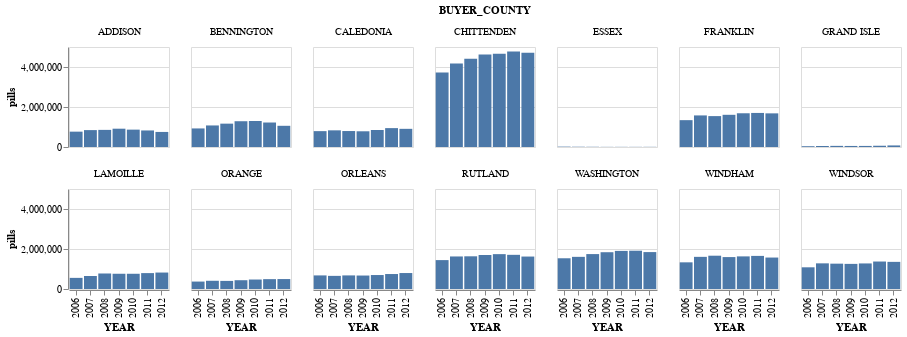

The cell this chart's notebook holds for it:
### Markdown cell above
Just for kicks, let's look at what those totals show before we adjust them for population.

### Code cell
county_facet = alt.Chart(arcosvt_annual_county).mark_bar().encode(
    x="YEAR:O",
    y=alt.Y("DOSAGE_UNIT",axis=alt.Axis(title='pills')),
    facet="BUYER_COUNTY:N",
).properties(
    width=100,
    height=100,
    columns=7,
)

county_facet

### Figure 1 — Vega-Lite specification as saved in the notebook (floating-point values rounded to 4 significant figures)
{"$schema": "https://vega.github.io/schema/vega-lite/v3.3.0.json", "columns": 7, "config": {"mark": {"tooltip": null}, "view": {"height": 300, "width": 400}}, "data": {"name": "data-c738ee18583df2484806a73604437710"}, "datasets": {"data-c738ee18583df2484806a73604437710": [{"BUYER_COUNTY": "ADDISON", "DOSAGE_UNIT": 767400, "YEAR": "2006", "pop": 36758, "rate": 20.88}, {"BUYER_COUNTY": "ADDISON", "DOSAGE_UNIT": 844900, "YEAR": "2007", "pop": 36886, "rate": 22.91}, {"BUYER_COUNTY": "ADDISON", "DOSAGE_UNIT": 856050, "YEAR": "2008", "pop": 36905, "rate": 23.2}, {"BUYER_COUNTY": "ADDISON", "DOSAGE_UNIT": 915270, "YEAR": "2009", "pop": 36847, "rate": 24.84}, {"BUYER_COUNTY": "ADDISON", "DOSAGE_UNIT": 868380, "YEAR": "2010", "pop": 36826, "rate": 23.58}, {"BUYER_COUNTY": "ADDISON", "DOSAGE_UNIT": 827640, "YEAR": "2011", "pop": 36967, "rate": 22.39}, {"BUYER_COUNTY": "ADDISON", "DOSAGE_UNIT": 753100, "YEAR": "2012", "pop": 36901, "rate": 20.41}, {"BUYER_COUNTY": "BENNINGTON", "DOSAGE_UNIT": 928330, "YEAR": "2006", "pop": 37127, "rate": 25.0}, {"BUYER_COUNTY": "BENNINGTON", "DOSAGE_UNIT": 1077520, "YEAR": "2007", "pop": 37077, "rate": 29.06}, {"BUYER_COUNTY": "BENNINGTON", "DOSAGE_UNIT": 1167540, "YEAR": "2008", "pop": 37168, "rate": 31.41}, {"BUYER_COUNTY": "BENNINGTON", "DOSAGE_UNIT": 1288890, "YEAR": "2009", "pop": 37151, "rate": 34.69}, {"BUYER_COUNTY": "BENNINGTON", "DOSAGE_UNIT": 1298830, "YEAR": "2010", "pop": 37083, "rate": 35.02}, {"BUYER_COUNTY": "BENNINGTON", "DOSAGE_UNIT": 1224420, "YEAR": "2011", "pop": 36814, "rate": 33.26}, {"BUYER_COUNTY": "BENNINGTON", "DOSAGE_UNIT": 1059860, "YEAR": "2012", "pop": 36614, "rate": 28.95}, {"BUYER_COUNTY": "CALEDONIA", "DOSAGE_UNIT": 793200, "YEAR": "2006", "pop": 31252, "rate": 25.38}, {"BUYER_COUNTY": "CALEDONIA", "DOSAGE_UNIT": 833000, "YEAR": "2007", "pop": 31238, "rate": 26.67}, {"BUYER_COUNTY": "CALEDONIA", "DOSAGE_UNIT": 798200, "YEAR": "2008", "pop": 31167, "rate": 25.61}, {"BUYER_COUNTY": "CALEDONIA", "DOSAGE_UNIT": 785780, "YEAR": "2009", "pop": 31213, "rate": 25.17}, {"BUYER_COUNTY": "CALEDONIA", "DOSAGE_UNIT": 850860, "YEAR": "2010", "pop": 31162, "rate": 27.3}, {"BUYER_COUNTY": "CALEDONIA", "DOSAGE_UNIT": 943950, "YEAR": "2011", "pop": 31102, "rate": 30.35}, {"BUYER_COUNTY": "CALEDONIA", "DOSAGE_UNIT": 908560, "YEAR": "2012", "pop": 31019, "rate": 29.29}, {"BUYER_COUNTY": "CHITTENDEN", "DOSAGE_UNIT": 3729120, "YEAR": "2006", "pop": 152861, "rate": 24.4}, {"BUYER_COUNTY": "CHITTENDEN", "DOSAGE_UNIT": 4180940, "YEAR": "2007", "pop": 153625, "rate": 27.22}, {"BUYER_COUNTY": "CHITTENDEN", "DOSAGE_UNIT": 4407100, "YEAR": "2008", "pop": 154659, "rate": 28.5}, {"BUYER_COUNTY": "CHITTENDEN", "DOSAGE_UNIT": 4628400, "YEAR": "2009", "pop": 155793, "rate": 29.71}, {"BUYER_COUNTY": "CHITTENDEN", "DOSAGE_UNIT": 4663208, "YEAR": "2010", "pop": 156773, "rate": 29.74}, {"BUYER_COUNTY": "CHITTENDEN", "DOSAGE_UNIT": 4774160, "YEAR": "2011", "pop": 158023, "rate": 30.21}, {"BUYER_COUNTY": "CHITTENDEN", "DOSAGE_UNIT": 4713270, "YEAR": "2012", "pop": 158677, "rate": 29.7}, {"BUYER_COUNTY": "ESSEX", "DOSAGE_UNIT": 18100, "YEAR": "2006", "pop": 6341, "rate": 2.854}, {"BUYER_COUNTY": "ESSEX", "DOSAGE_UNIT": 12900, "YEAR": "2007", "pop": 6421, "rate": 2.009}, {"BUYER_COUNTY": "ESSEX", "DOSAGE_UNIT": 10400, "YEAR": "2008", "pop": 6404, "rate": 1.624}, {"BUYER_COUNTY": "ESSEX", "DOSAGE_UNIT": 6700, "YEAR": "2009", "pop": 6331, "rate": 1.058}, {"BUYER_COUNTY": "ESSEX", "DOSAGE_UNIT": 7200, "YEAR": "2010", "pop": 6312, "rate": 1.141}, {"BUYER_COUNTY": "ESSEX", "DOSAGE_UNIT": 6900, "YEAR": "2011", "pop": 6323, "rate": 1.091}, {"BUYER_COUNTY": "ESSEX", "DOSAGE_UNIT": 8000, "YEAR": "2012", "pop": 6223, "rate": 1.286}, {"BUYER_COUNTY": "FRANKLIN", "DOSAGE_UNIT": 1342300, "YEAR": "2006", "pop": 47392, "rate": 28.32}, {"BUYER_COUNTY": "FRANKLIN", "DOSAGE_UNIT": 1578960, "YEAR": "2007", "pop": 47455, "rate": 33.27}, {"BUYER_COUNTY": "FRANKLIN", "DOSAGE_UNIT": 1544900, "YEAR": "2008", "pop": 47462, "rate": 32.55}, {"BUYER_COUNTY": "FRANKLIN", "DOSAGE_UNIT": 1609795, "YEAR": "2009", "pop": 47620, "rate": 33.81}, {"BUYER_COUNTY": "FRANKLIN", "DOSAGE_UNIT": 1686720, "YEAR": "2010", "pop": 47813, "rate": 35.28}, {"BUYER_COUNTY": "FRANKLIN", "DOSAGE_UNIT": 1702950, "YEAR": "2011", "pop": 48214, "rate": 35.32}, {"BUYER_COUNTY": "FRANKLIN", "DOSAGE_UNIT": 1682080, "YEAR": "2012", "pop": 48307, "rate": 34.82}, {"BUYER_COUNTY": "GRAND ISLE", "DOSAGE_UNIT": 39200, "YEAR": "2006", "pop": 7173, "rate": 5.465}, {"BUYER_COUNTY": "GRAND ISLE", "DOSAGE_UNIT": 49600, "YEAR": "2007", "pop": 7152, "rate": 6.935}, {"BUYER_COUNTY": "GRAND ISLE", "DOSAGE_UNIT": 56430, "YEAR": "2008", "pop": 7211, "rate": 7.826}, {"BUYER_COUNTY": "GRAND ISLE", "DOSAGE_UNIT": 52460, "YEAR": "2009", "pop": 7022, "rate": 7.471}, {"BUYER_COUNTY": "GRAND ISLE", "DOSAGE_UNIT": 53660, "YEAR": "2010", "pop": 6948, "rate": 7.723}, {"BUYER_COUNTY": "GRAND ISLE", "DOSAGE_UNIT": 62630, "YEAR": "2011", "pop": 6973, "rate": 8.982}, {"BUYER_COUNTY": "GRAND ISLE", "DOSAGE_UNIT": 78130, "YEAR": "2012", "pop": 6971, "rate": 11.21}, {"BUYER_COUNTY": "LAMOILLE", "DOSAGE_UNIT": 556600, "YEAR": "2006", "pop": 23642, "rate": 23.54}, {"BUYER_COUNTY": "LAMOILLE", "DOSAGE_UNIT": 651430, "YEAR": "2007", "pop": 23778, "rate": 27.4}, {"BUYER_COUNTY": "LAMOILLE", "DOSAGE_UNIT": 775380, "YEAR": "2008", "pop": 23971, "rate": 32.35}, {"BUYER_COUNTY": "LAMOILLE", "DOSAGE_UNIT": 762250, "YEAR": "2009", "pop": 24193, "rate": 31.51}, {"BUYER_COUNTY": "LAMOILLE", "DOSAGE_UNIT": 761740, "YEAR": "2010", "pop": 24517, "rate": 31.07}, {"BUYER_COUNTY": "LAMOILLE", "DOSAGE_UNIT": 794720, "YEAR": "2011", "pop": 24706, "rate": 32.17}, {"BUYER_COUNTY": "LAMOILLE", "DOSAGE_UNIT": 822550, "YEAR": "2012", "pop": 24945, "rate": 32.97}, {"BUYER_COUNTY": "ORANGE", "DOSAGE_UNIT": 371700, "YEAR": "2006", "pop": 29249, "rate": 12.71}, {"BUYER_COUNTY": "ORANGE", "DOSAGE_UNIT": 411100, "YEAR": "2007", "pop": 29119, "rate": 14.12}, {"BUYER_COUNTY": "ORANGE", "DOSAGE_UNIT": 404900, "YEAR": "2008", "pop": 29032, "rate": 13.95}, {"BUYER_COUNTY": "ORANGE", "DOSAGE_UNIT": 439300, "YEAR": "2009", "pop": 28965, "rate": 15.17}, {"BUYER_COUNTY": "ORANGE", "DOSAGE_UNIT": 473810, "YEAR": "2010", "pop": 28947, "rate": 16.37}, {"BUYER_COUNTY": "ORANGE", "DOSAGE_UNIT": 492810, "YEAR": "2011", "pop": 29018, "rate": 16.98}, {"BUYER_COUNTY": "ORANGE", "DOSAGE_UNIT": 497240, "YEAR": "2012", "pop": 28917, "rate": 17.2}, {"BUYER_COUNTY": "ORLEANS", "DOSAGE_UNIT": 679540, "YEAR": "2006", "pop": 27215, "rate": 24.97}, {"BUYER_COUNTY": "ORLEANS", "DOSAGE_UNIT": 656590, "YEAR": "2007", "pop": 27332, "rate": 24.02}, {"BUYER_COUNTY": "ORLEANS", "DOSAGE_UNIT": 679760, "YEAR": "2008", "pop": 27269, "rate": 24.93}, {"BUYER_COUNTY": "ORLEANS", "DOSAGE_UNIT": 673320, "YEAR": "2009", "pop": 27234, "rate": 24.72}, {"BUYER_COUNTY": "ORLEANS", "DOSAGE_UNIT": 698250, "YEAR": "2010", "pop": 27245, "rate": 25.63}, {"BUYER_COUNTY": "ORLEANS", "DOSAGE_UNIT": 748500, "YEAR": "2011", "pop": 27191, "rate": 27.53}, {"BUYER_COUNTY": "ORLEANS", "DOSAGE_UNIT": 798050, "YEAR": "2012", "pop": 27161, "rate": 29.38}, {"BUYER_COUNTY": "RUTLAND", "DOSAGE_UNIT": 1444890, "YEAR": "2006", "pop": 62894, "rate": 22.97}, {"BUYER_COUNTY": "RUTLAND", "DOSAGE_UNIT": 1626970, "YEAR": "2007", "pop": 62618, "rate": 25.98}, {"BUYER_COUNTY": "RUTLAND", "DOSAGE_UNIT": 1634720, "YEAR": "2008", "pop": 62368, "rate": 26.21}, {"BUYER_COUNTY": "RUTLAND", "DOSAGE_UNIT": 1698940, "YEAR": "2009", "pop": 61946, "rate": 27.43}, {"BUYER_COUNTY": "RUTLAND", "DOSAGE_UNIT": 1743100, "YEAR": "2010", "pop": 61578, "rate": 28.31}, {"BUYER_COUNTY": "RUTLAND", "DOSAGE_UNIT": 1708620, "YEAR": "2011", "pop": 61220, "rate": 27.91}, {"BUYER_COUNTY": "RUTLAND", "DOSAGE_UNIT": 1622730, "YEAR": "2012", "pop": 60791, "rate": 26.69}, {"BUYER_COUNTY": "WASHINGTON", "DOSAGE_UNIT": 1536760, "YEAR": "2006", "pop": 59414, "rate": 25.87}, {"BUYER_COUNTY": "WASHINGTON", "DOSAGE_UNIT": 1607580, "YEAR": "2007", "pop": 59275, "rate": 27.12}, {"BUYER_COUNTY": "WASHINGTON", "DOSAGE_UNIT": 1745730, "YEAR": "2008", "pop": 59278, "rate": 29.45}, {"BUYER_COUNTY": "WASHINGTON", "DOSAGE_UNIT": 1839200, "YEAR": "2009", "pop": 59353, "rate": 30.99}, {"BUYER_COUNTY": "WASHINGTON", "DOSAGE_UNIT": 1904890, "YEAR": "2010", "pop": 59569, "rate": 31.98}, {"BUYER_COUNTY": "WASHINGTON", "DOSAGE_UNIT": 1914370, "YEAR": "2011", "pop": 59584, "rate": 32.13}, {"BUYER_COUNTY": "WASHINGTON", "DOSAGE_UNIT": 1845700, "YEAR": "2012", "pop": 59405, "rate": 31.07}, {"BUYER_COUNTY": "WINDHAM", "DOSAGE_UNIT": 1333400, "YEAR": "2006", "pop": 44390, "rate": 30.04}, {"BUYER_COUNTY": "WINDHAM", "DOSAGE_UNIT": 1607510, "YEAR": "2007", "pop": 44444, "rate": 36.17}, {"BUYER_COUNTY": "WINDHAM", "DOSAGE_UNIT": 1664870, "YEAR": "2008", "pop": 44407, "rate": 37.49}, {"BUYER_COUNTY": "WINDHAM", "DOSAGE_UNIT": 1595910, "YEAR": "2009", "pop": 44441, "rate": 35.91}, {"BUYER_COUNTY": "WINDHAM", "DOSAGE_UNIT": 1630910, "YEAR": "2010", "pop": 44505, "rate": 36.65}, {"BUYER_COUNTY": "WINDHAM", "DOSAGE_UNIT": 1654910, "YEAR": "2011", "pop": 44239, "rate": 37.41}, {"BUYER_COUNTY": "WINDHAM", "DOSAGE_UNIT": 1572570, "YEAR": "2012", "pop": 43998, "rate": 35.74}, {"BUYER_COUNTY": "WINDSOR", "DOSAGE_UNIT": 1084700, "YEAR": "2006", "pop": 57184, "rate": 18.97}, {"BUYER_COUNTY": "WINDSOR", "DOSAGE_UNIT": 1282740, "YEAR": "2007", "pop": 57061, "rate": 22.48}, {"BUYER_COUNTY": "WINDSOR", "DOSAGE_UNIT": 1266960, "YEAR": "2008", "pop": 56850, "rate": 22.29}, {"BUYER_COUNTY": "WINDSOR", "DOSAGE_UNIT": 1256050, "YEAR": "2009", "pop": 56708, "rate": 22.15}, {"BUYER_COUNTY": "WINDSOR", "DOSAGE_UNIT": 1278230, "YEAR": "2010", "pop": 56602, "rate": 22.58}, {"BUYER_COUNTY": "WINDSOR", "DOSAGE_UNIT": 1373650, "YEAR": "2011", "pop": 56605, "rate": 24.27}, {"BUYER_COUNTY": "WINDSOR", "DOSAGE_UNIT": 1356730, "YEAR": "2012", "pop": 56134, "rate": 24.17}]}, "encoding": {"facet": {"field": "BUYER_COUNTY", "type": "nominal"}, "x": {"field": "YEAR", "type": "ordinal"}, "y": {"axis": {"title": "pills"}, "field": "DOSAGE_UNIT", "type": "quantitative"}}, "height": 100, "mark": "bar", "width": 100}
